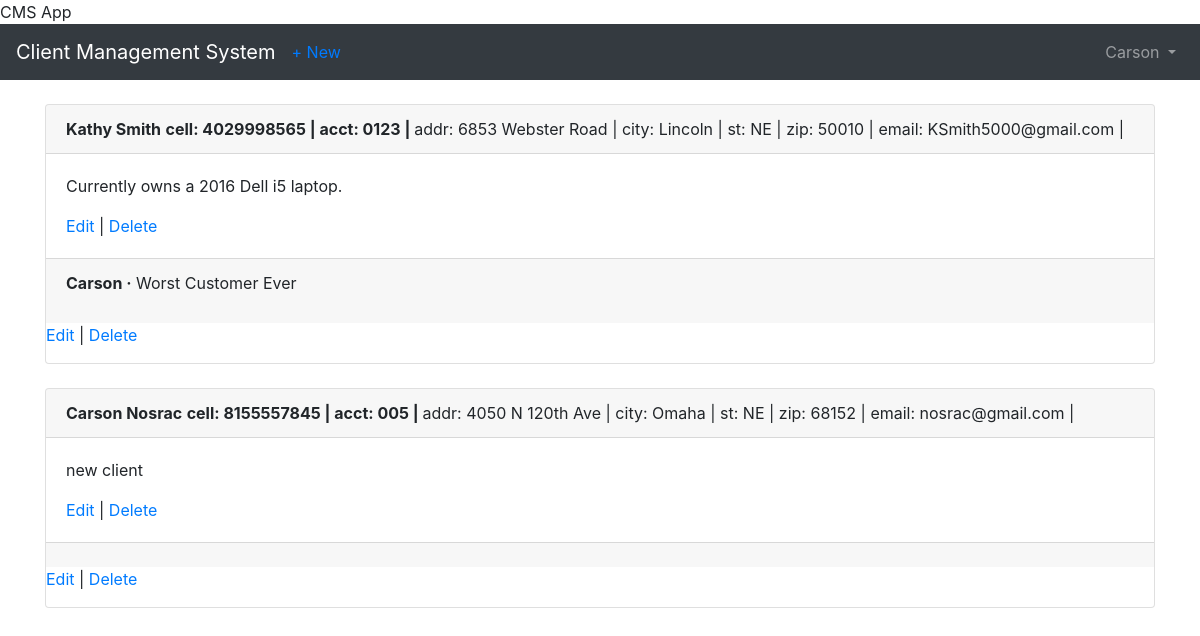
Page /clients/ (signed in) on the committed database.
### users/models.py (models this page shows)
class CustomUser(AbstractUser):
    department = models.CharField(max_length=50, default=' ', null=True, blank=True)
    employee_cell_phone = models.CharField (max_length=50, default=' ', null=True, blank=True)

### clients/models.py (models this page shows, shortened)
class Client(models.Model):
    name = models.CharField(max_length=50,blank=False, null=False, default=' ')
    address = models.CharField(max_length=50, blank=True, null=True,default=' ')
    city = models.CharField(max_length=50, default=' ')
    state = models.CharField(max_length=50, default='NE')
    zipcode = models.CharField(max_length=10, default='00000')
    email = models.EmailField(max_length=100, default=' ')
    cell_phone = models.CharField(max_length=50,default='(402)000-0000')
    acct_number = models.CharField(max_length=50,blank=True, null=True, default='00000')
    notes = models.TextField()
    date = models.DateTimeField(auto_now_add=True)
    author = models.ForeignKey(
        get_user_model(),
        on_delete=models.CASCADE,
    )

class Comment(models.Model):
    client=models.ForeignKey(
        Client,
        on_delete=models.CASCADE,
        related_name='comments',
    )
    comment=models.CharField(max_length=140)
    author=models.ForeignKey(
        get_user_model(),
        on_delete=models.CASCADE,
    )
    def __str__(self):
        return self.comment

### clients/views.py (the view)
# urls.py: path('', ClientListView.as_view(), name='client_list'),
class ClientListView(LoginRequiredMixin, ListView):
    model = Client
    template_name = 'client_list.html'

### templates/client_list.html (shortened to what this page needs)
{% extends 'base.html' %}
{% block content %}
  {% for client in object_list %}
    <div class="card">
      <div class="card-header">
        <span class="font-weight-bold">{{ client.name }}</span>
        <span class="font-weight-bold">cell: {{ client.cell_phone }} | </span>
        <span class="font-weight-bold">acct: {{ client.acct_number }} | </span>
        <span class="font-muted">addr: {{ client.address }} | </span>
        <span class="font-muted-">city: {{ client.city }} | </span>
        <span class="font-muted">st: {{ client.state }} | </span>
        <span class="font-muted">zip: {{ client.zipcode }} | </span>
        <span class="font-muted">email: {{ client.email }} | </span>
      </div>
      <div class="card-body">
        <p>{{ client.notes }}</p>
        <a href="{% url 'client_edit' client.pk %}">Edit</a> |
        <a href="{% url 'client_delete' client.pk %}">Delete</a>
      </div>
      <div class="card-footer">
        {% for comment in client.comments.all %}
          <p>
            <span class="font-weight-bold">{{ comment.author }} &middot;</span>
            {{ comment }}
          </p>
        {% endfor %}
      </div>
   <p><a href="{% url 'client_edit' client.pk %}">Edit</a> | <a href="{% url 'client_delete' client.pk %}">Delete</a></p>
    </div>
    <br />
  {% endfor %}
{% endblock content %}

### templates/base.html (shortened to what this page needs)
<!doctype html>
<html lang="en">
  <head>
    <link rel="stylesheet" href="https://stackpath.bootstrapcdn.com/bootstrap/4.1.3/css/bootstrap.min.css">
    <name>{% block name %}CMS App{% endblock name %}</name>
  </head>
  <body>
    <nav class="navbar navbar-expand-md navbar-dark bg-dark mb-4">
      <a class="navbar-brand" href="{% url 'home' %}">Client Management System</a>
     {% if user.is_authenticated %}
        <ul class="navbar-nav mr-auto">
          <li class="nav-item"><a href="{% url 'client_new' %}">+ New</a></li>
        </ul>
      {% endif %}
      <div class="collapse navbar-collapse" id="navbarCollapse">
        {% if user.is_authenticated %}
          <ul class="navbar-nav ml-auto">
            <li class="nav-item">
              <a class="nav-link dropdown-toggle" href="#" id="userMenu"\
                 data-toggle="dropdown" aria-haspopup="true" aria-expanded\
              ="false">
                {{ user.username }}
              </a>
            </li>
          </ul>
        {% endif %}
      </div>
    </nav>
    <div class="container">
      {% block content %}
      {% endblock content %}
    </div>
  </body>
</html>

### rows in the picture
CustomUser: username "Carson"
Client: name "Kathy Smith", cell_phone "4029998565", acct_number "0123", address "6853 Webster Road", city "Lincoln", state "NE", zipcode "50010", email "KSmith5000@gmail.com", notes "Currently owns a 2016 Dell i5 laptop."
Comment: author "Carson", comment "Worst Customer Ever"
Client: name "Carson Nosrac", cell_phone "8155557845", acct_number "005", address "4050 N 120th Ave", city "Omaha", state "NE", zipcode "68152", email "nosrac@gmail.com", notes "new client"
